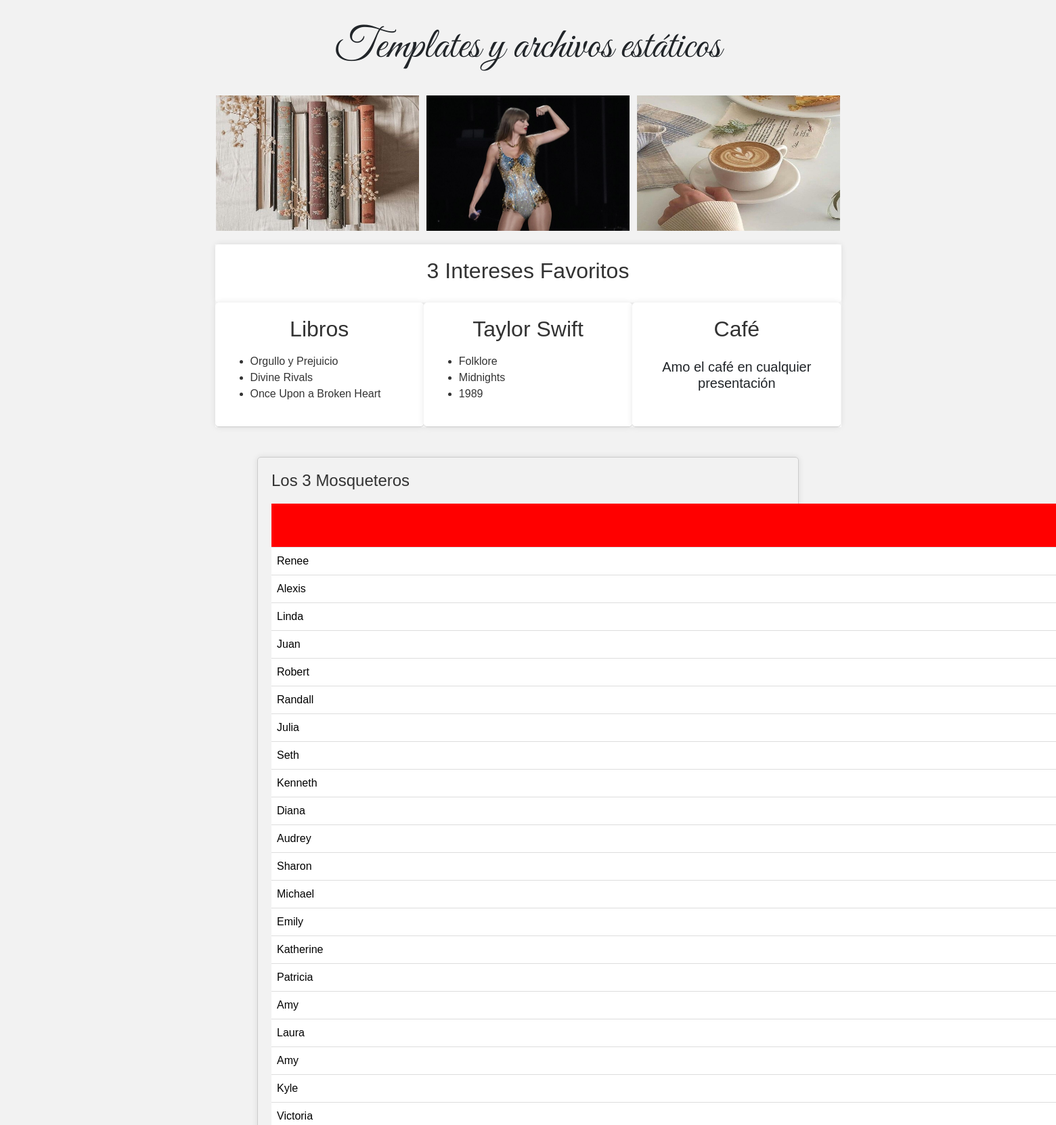
The page / (upper part) on the database its author committed.
### App_tarea/models.py (models this page shows, shortened)
class Eras(models.Model):
    first_name = models.CharField(max_length=15)
    last_name = models.CharField(max_length=15)
    email = models.EmailField(unique=True)
    phone_number = models.CharField(max_length=15)

### App_tarea/views.py (the view)
# urls.py: path('', views.index),
def index(request):
    access_list = AccessRecord.objects.order_by('date')
    eras_list = Eras.objects.order_by('email')
    my_context = {'username': 'Templates y archivos estáticos',
        'access_records' : access_list,'eras_l': eras_list,
        'libros': ['Orgullo y Prejuicio', 'Divine Rivals', 'Once Upon a Broken Heart'],
        'taylor_swift': ['Folklore', 'Midnights', '1989'],
        'cafe': 'Amo el café en cualquier presentación'}
    return render(request, 'App_tarea/index.html', context=my_context)

### App_tarea/models.py (called while the page is built)
    def __str__(self):
        return self.name

### Templates/App_tarea/index.html (shortened to what this page needs)
<!DOCTYPE html>
{% load static %}
<html lang="en">
<head>
    <link href="https://cdn.jsdelivr.net/npm/bootstrap@5.3.3/dist/css/bootstrap.min.css" rel="stylesheet">
    <link rel="stylesheet" href="{% static 'CSS/estilo.css' %}" />
</head>
<body>
    <h1 class="great-vibes-regular">
        {{ username }}
    </h1>
    <br/>
    <div class="image-container">
        <img src="{% static 'images/books.jpg' %}" alt="Libros"/>
        <img src="{% static 'images/TAYLOR-SWIFT.jpeg' %}" alt="Taylor eras"/>
        <img src="{% static 'images/Cafe.jpg' %}" alt="Folklore"/>
    </div>
    <table class="interests-table">
        <tr>
            <td colspan="3">
                <h2>3 Intereses Favoritos</h2>
            </td>
        </tr>
        <tr>
            <td class="interest">
                <h2>Libros</h2>
                <ul>
                    {% for libro in libros %}
                    <li>{{ libro }}</li>
                    {% endfor %}
                </ul>
            </td>
            <td class="interest">
                <h2>Taylor Swift</h2>
                <ul>
                    {% for taylor_swift in taylor_swift %}
                    <li>{{ taylor_swift }}</li>
                    {% endfor %}
                </ul>
            </td>
            <td class="interest">
                <h2>Café</h2>
                <h5>{{ cafe }}</h5>
            </td>
        </tr>
    </table>
    <br/>
    <div class="container">
        <h2>Los 3 Mosqueteros</h2>
        {% if eras_l %}
            <table class="table">
                <thead>
                    <th >Primer nombre</th>
                </thead>
                <tbody>
                    {% for integrante in eras_l %}
                        <tr>
                            <td>{{integrante.first_name}}</td>
                        </tr>
                    {% endfor %}
                </tbody>
            </table>
        {% else %}
            <p>Que tengo que hacer para que jale esto?, pregunta seria</p>
        {% endif %}
    </div>
    <br/>
    <br/>
</body>
</html>

### static/CSS/estilo.css (style rules this page uses)
.great-vibes-regular { font-family: "Great Vibes", cursive; font-weight: 500; font-style: normal; font-size: 4rem; }
h1 { padding-top: 2rem; text-align: center; font-weight: bold; }
h2 { margin-top: 0; color: #333; }
h5 { padding-top: 1rem; }
.image-container { text-align: center; }
.image-container img { width: 300px; height: 200px; display: inline-block; margin: 0 .2rem; }
body { font-family: Arial, sans-serif; background-color: #f2f2f2; margin: 0; padding: 0; }
.interests-table { width: 100%; max-width: 925px; margin: 20px auto; border-collapse: collapse; background-color: #fff; }
.interests-table td { padding: 20px; text-align: center; background-color: #fff; border-radius: 5px; box-shadow: 0 0 10px rgba(0, 0, 0, 0.1); }
tr { display: flex; }
td { padding: 20px; text-align: center; flex: 1; }
ul { padding-top: .5rem; }
li { text-align: left; font-size: 16px; color: #333 }
.interest { border-bottom: 1px solid #ccc; }
.container { font-family: Arial, sans-serif; max-width: 800px; margin: 0 auto; padding: 20px; border: 1px solid #ccc; border-radius: 5px; box-shadow: 0 0 10px rgba(0, 0, 0, 0.1); }
.container h2 { color: #333; font-size: 24px; margin-bottom: 20px; }
.table { width: 100%; border-collapse: collapse; }
.table td { padding: 8px; border-bottom: 1px solid #ddd; text-align: left; width: 25%; }
.table th { background-color: red; padding-left: 88rem; padding-right: 18rem; }
.table tbody tr:nth-child(even) { background-color: #f9f9f9; }
th { padding-left: 6rem; padding-right: 6rem; }

### rows shown on the page
Eras: first_name "Renee"
Eras: first_name "Alexis"
Eras: first_name "Linda"
Eras: first_name "Juan"
Eras: first_name "Robert"
Eras: first_name "Randall"
Eras: first_name "Julia"
Eras: first_name "Seth"
Eras: first_name "Kenneth"
Eras: first_name "Diana"
Eras: first_name "Audrey"
Eras: first_name "Sharon"
Eras: first_name "Michael"
Eras: first_name "Emily"
Eras: first_name "Katherine"
Eras: first_name "Patricia"
Eras: first_name "Amy"
Eras: first_name "Laura"
Eras: first_name "Amy"
Eras: first_name "Kyle"
Eras: first_name "Victoria"

### other values the page prints
{{ username }} "Templates y archivos estáticos"
{{ libro }} "Orgullo y Prejuicio" "Divine Rivals" "Once Upon a Broken Heart"
{{ taylor_swift }} "Folklore" "Midnights" "1989"
{{ cafe }} "Amo el café en cualquier presentación"
